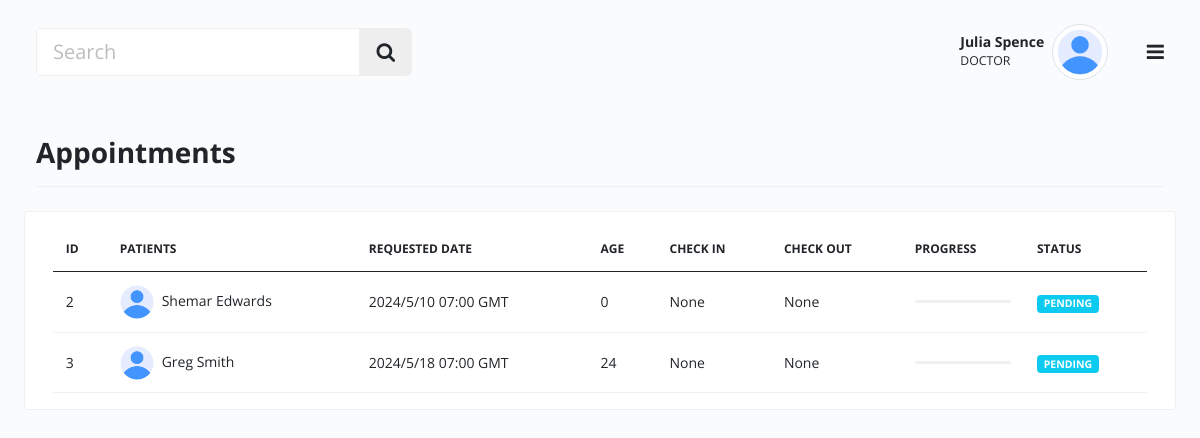
/appointments (signed in), run on an earlier commit of the app's database.
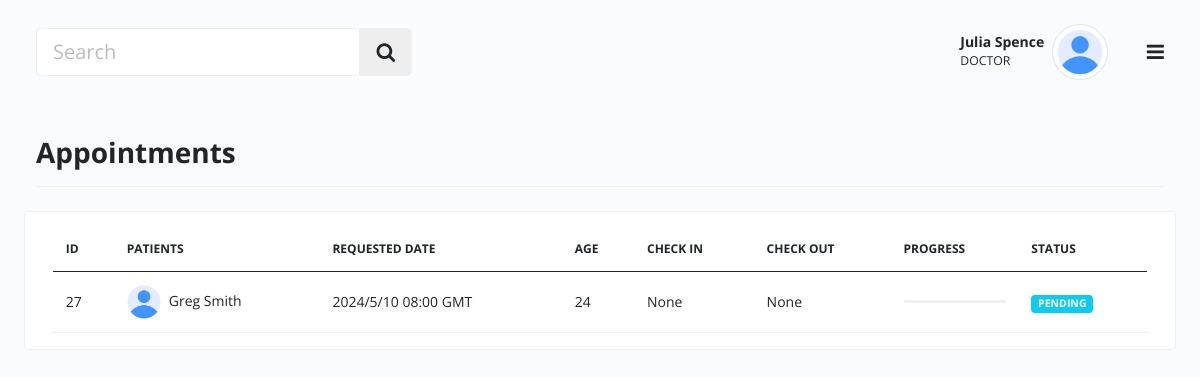
And on a later commit of the database.
### tables this page shows
CREATE TABLE users (
    id INTEGER PRIMARY KEY AUTOINCREMENT,
    dob TEXT NOT NULL,
    first_name TEXT NOT NULL,
    last_name TEXT NOT NULL,
    user_role TEXT NOT NULL,
    email TEXT NOT NULL UNIQUE,
    gender TEXT NOT NULL,
    phone_number TEXT NOT NULL,
    passcode TEXT NOT NULL
);

CREATE TABLE appointments (
    id INTEGER PRIMARY KEY AUTOINCREMENT,
    doctor_id TEXT NOT NULL,
    patient_id TEXT NOT NULL,
    room_id TEXT NULL,
    approved BOOLEAN DEFAULT false,
    date TEXT NOT NULL,
    date_admitted TEXT NULL,
    date_dischared TEXT NULL,
    status TEXT DEFAULT 'PENDING',
    progress INTEGER DEFAULT 0
);

### app.py (the view)
@app.route("/appointments", methods=('GET', 'POST'))
def appointments():
    user_id = str(g.user['id'])
    data = []
    db = get_db()
    appointments = db.execute("SELECT * FROM appointments").fetchall()
    for a in appointments:
        user = db.execute(f"SELECT * FROM users where id = {a['patient_id']}").fetchone()
        temp = {'user_id':user['id'],'doctor_id': a['doctor_id'], 'id': a['id'],'age': calculate_age(user['dob']), 'patient_name': f"{user['first_name']} {user['last_name']}", 'date_admitted': a['date_admitted'], 'date_discharged': a['date_dischared'], 'status': a['status'],'progress': a['progress'],'schedule_date': a['date'], 'style_width': f"style=width: {a['progress']}%;"}
        data.append(temp)
    if g.user['user_role'] == 'PATIENT':
        data = [x for x in data if str(x['user_id']) == user_id]
    else:
        data = [v for v in data if str(v['doctor_id']) == user_id]
    return render_template("appointments.html", data=data)

### api_routes/api_auth.py (called while the page is built)
@bp.before_app_request
def load_logged_in_user():
    user_id = session.get('user_id')
    if user_id is None:
        g.user = None
    else:
        g.user = get_db().execute(
            'SELECT * FROM users WHERE id = ?', (user_id,)
        ).fetchone()

### db.py (called while the page is built)
def dict_factory(cursor, row):
    d = {}
    for idx, col in enumerate(cursor.description):
        d[col[0]] = row[idx]
    return d

def get_db():
    if 'db' not in g:
        g.db = sqlite3.connect(
            'database.db',
            detect_types=sqlite3.PARSE_DECLTYPES
        )
        g.db.row_factory = dict_factory
    return g.db

### helper.py (called while the page is built)
def calculate_age(do):
    dob = datetime.strptime(do, "%Y-%m-%d").date()
    today = datetime.now().date()
    age = today.year - dob.year
    if (today.month, today.day) < (dob.month, dob.day):
        age -= 1
    return age

### templates/appointments.html (shortened to what this page needs)
{% extends 'base.html' %}
{% block content %}
    <div class="main px-lg-4 px-md-4">
        {% include 'shared/header.html'%}
        <div class="body d-flex py-3">
            <div class="container-xxl">
                <div class="row align-items-center">
                    <div class="border-0 mb-4">
                        <div class="card-header py-3 no-bg bg-transparent d-flex align-items-center px-0 justify-content-between border-bottom flex-wrap">
                            <h3 class="fw-bold mb-0">Appointments</h3>
                        </div>
                    </div>
                </div>
                <div class="row mb-3">
                    <div class="card">
                        <div class="card-body">
                            <table id="patient-table" class="table table-hover align-middle mb-0" style="width: 100%;">
                                <thead>
                                    <tr>
                                        <th>Id</th>
                                        <th>Patients</th>
                                        <th>Requested Date</th>
                                        <th>Age</th>
                                        <th>Check In</th>
                                        <th>Check Out</th>
                                        <th>Progress</th>
                                        <th>Status</th>
                                    </tr>
                                </thead>
                                <tbody>
                                    {% for a in data %}
                                    <tr>
                                        <td>{{a.id}}</td>
                                        <td><img src="{{url_for('static', filename='assets/images/profile.png')}}" class="avatar  rounded-circle me-2" alt="profile-image"><span>{{a.patient_name}} </span></td>
                                        <td>{{a.schedule_date}}</td>
                                        <td>{{a.age}}</td>
                                        <td>{{a.date_admitted}}</td>
                                        <td>{{a.date_discharged}}</td>
                                        <td>
                                            <div class="progress" style="height: 3px;">
                                            </div>
                                        </td>
                                        <td><span class="badge bg-info">{{a.status}}</span></td>
                                    </tr>
                                    {% endfor %}
                                </tbody>
                            </table>
                        </div>
                    </div>
                </div>
            </div>
        </div>
    </div>
{% endblock %}

### templates/base.html (shortened to what this page needs)
<!doctype html>
<html class="no-js" lang="en" dir="ltr">
<head>
    <link rel="stylesheet" href="{{ url_for('static', filename='assets/css/ihealth.style.min.css') }}">
    <link rel="stylesheet" href="{{ url_for('static', filename='assets/plugin/datatables/responsive.dataTables.min.css') }}">
    <link rel="stylesheet" href="{{ url_for('static', filename='assets/plugin/datatables/dataTables.bootstrap5.min.css') }}">
</head>
<body>
<div id="ihealth-layout" class="theme-tradewind">
    {% block content %}{% endblock %}
</div>
</body>
</html>

### templates/shared/header.html (shortened to what this page needs)
<div class="header">
    <nav class="navbar py-4">
        <div class="container-xxl">
            <div class="h-right d-flex align-items-center mr-5 mr-lg-0 order-1">
                <div class="d-flex">
                    <a class="nav-link text-primary collapsed" href="help.html" title="Get Help">
                        <i class="icofont-info-square fs-5"></i>
                    </a>
                </div>
                <div class="dropdown notifications zindex-popover">
                    <a class="nav-link dropdown-toggle pulse" href="#" role="button" data-bs-toggle="dropdown">
                        <i class="icofont-alarm fs-5"></i>
                    </a>
                </div>
                <div class="dropdown user-profile ml-2 ml-sm-3 d-flex align-items-center zindex-popover">
                    <div class="u-info me-2">
                        <p class="mb-0 text-end line-height-sm "><span class="font-weight-bold">{{g.user.first_name}} {{g.user.last_name}}</span></p>
                        <small>{{ g.user.user_role }}</small>
                    </div>
                    <a class="nav-link dropdown-toggle pulse p-0" href="#" role="button" data-bs-toggle="dropdown" data-bs-display="static">
                        <img class="avatar lg rounded-circle img-thumbnail" src="{{url_for('static', filename='assets/images/profile.png')}}" alt="profile">
                    </a>
                </div>
                <div class="setting ms-2">
                    <a href="#" data-bs-toggle="modal" data-bs-target="#Settingmodal"><i class="icofont-gear-alt fs-5"></i></a>
                </div>
            </div>
            <button class="navbar-toggler p-0 border-0 menu-toggle order-3" type="button" data-bs-toggle="collapse" data-bs-target="#mainHeader">
                <span class="fa fa-bars"></span>
            </button>
            <div class="order-0 col-lg-4 col-md-4 col-sm-12 col-12 mb-3 mb-md-0 ">
                <div class="input-group flex-nowrap input-group-lg">
                    <input type="search" class="form-control" placeholder="Search" aria-label="search" aria-describedby="addon-wrapping">
                    <button type="button" class="input-group-text" id="addon-wrapping"><i class="fa fa-search"></i></button>
                </div>
            </div>
        </div>
    </nav>
</div>

What changed in the data, as far as the page shows it:
removed appointments: id "2", patient_name "Shemar Edwards", schedule_date "2024/5/10 07:00 GMT", age "0", date_admitted "None", date_discharged "None", status "PENDING"
removed appointments: id "3", patient_name "Greg Smith", schedule_date "2024/5/18 07:00 GMT", age "24", date_admitted "None", date_discharged "None", status "PENDING"
added appointments: id "27", patient_name "Greg Smith", schedule_date "2024/5/10 08:00 GMT", age "24", date_admitted "None", date_discharged "None", status "PENDING"
